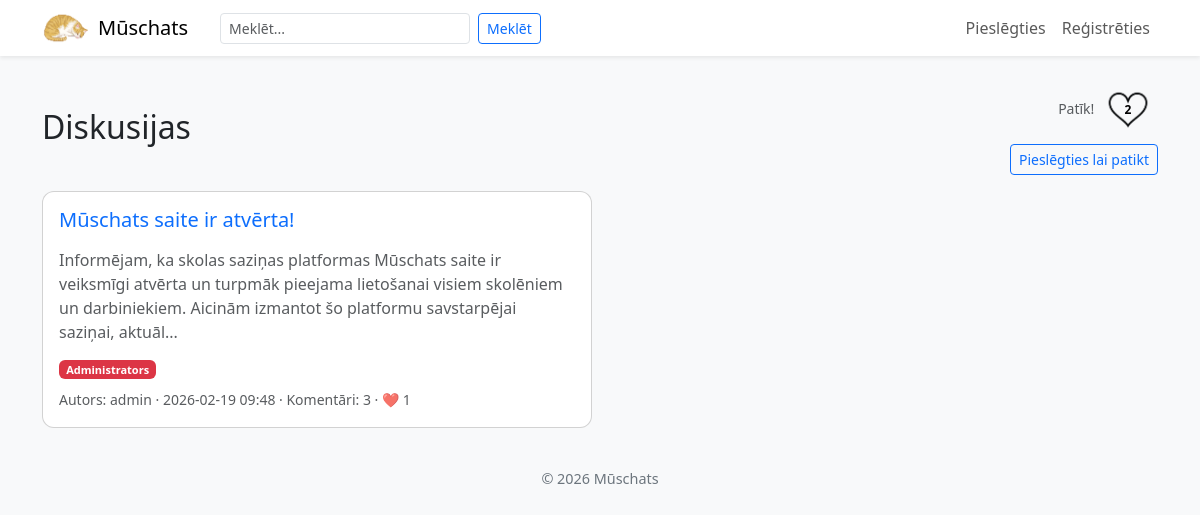
The page / on the database its author committed.
### app.py (models this page shows)
class Diskusijas(db.Model):
    __tablename__ = 'Diskusijas'
    id = db.Column(db.Integer, primary_key=True)
    virsraksts = db.Column(db.String(200), nullable=False)
    saturs = db.Column(db.Text, nullable=False)
    lietotaja_id = db.Column(db.Integer, db.ForeignKey('Lietotaji.id'), nullable=False)
    datums = db.Column(db.DateTime, default=datetime.utcnow)
    ir_redigets = db.Column(db.Boolean, default=False)
    redigets_datums = db.Column(db.DateTime, nullable=True)
    ir_piefikseta = db.Column(db.Boolean, default=False)
    ir_slegta = db.Column(db.Boolean, default=False)
    komentari = db.relationship('Komentari', backref='diskusija', lazy=True, cascade='all, delete-orphan')
    lietotajs = db.relationship('Lietotaji', backref='diskusijas')
    patikumi = db.relationship('DiskusijaPatikumi', backref='diskusija', lazy=True, cascade='all, delete-orphan')

class Lietotaji(db.Model):
    __tablename__ = 'Lietotaji'
    id = db.Column(db.Integer, primary_key=True)
    lietotajvards = db.Column(db.String(80), unique=True, nullable=False)
    parole = db.Column(db.String(255), nullable=False)
    vards = db.Column(db.String(80), nullable=False)
    uzvards = db.Column(db.String(80), nullable=False)
    loma = db.Column(db.String(80), nullable=False)
    konta_bilde = db.Column(db.String(255), nullable=True)
    bio = db.Column(db.Text, nullable=True)
    epasts = db.Column(db.String(120), nullable=False, unique=True)
    ir_apstiprinats = db.Column(db.Boolean, default=True)
    reputacija = db.Column(db.Integer, default=0)

### app.py (the view)
@app.route("/")
def index():
    patikums = get_patikumi()
    diskusijas = Diskusijas.query.order_by(
        Diskusijas.ir_piefikseta.desc(),
        Diskusijas.datums.desc()
    ).all()
    notikumi = Notikumi.query.filter(
        Notikumi.datums >= datetime.utcnow()
    ).order_by(Notikumi.datums.asc()).limit(5).all()
    return render_template(
        "index.html",
        diskusijas=diskusijas,
        patikumi=patikums.skaits,
        ir_piesledzis='lietotajvards' in session,
        Notikumi=notikumi
    )

### app.py (called while the page is built)
def get_patikumi():
    patikums = Patikumi.query.first()
    if not patikums:
        patikums = Patikumi(skaits=0)
        db.session.add(patikums)
        db.session.commit()
    count = Patikumi_lietotajs.query.count()
    if patikums.skaits != count:
        patikums.skaits = count
        db.session.commit()
    return patikums

@app.context_processor
def inject_common():
    return {
        'ir_piesledzis': 'lietotajvards' in session,
        'current_year': datetime.utcnow().year
    }

### templates/index.html (shortened to what this page needs)
{% extends "layout.html" %}
{% block content %}
<div class="d-flex justify-content-between align-items-center mb-3">
    <h2 class="mb-0">Diskusijas</h2>
    <div class="text-end">
        <div class="small text-muted">
            <a href="{{ url_for('patikt') }}" class="text-decoration-none text-muted" style="cursor: pointer;">Patīk!
                <div style="position: relative; display: inline-block; width: 60px; height: 60px;">
                    <img src="{{ url_for('static', filename='sirds.png') }}" alt="" style="width: 100%; height: 100%;">
                    <strong style="position: absolute; top: 50%; left: 50%; transform: translate(-50%, -50%); color: rgb(0, 0, 0); font-size: 12px; font-weight: bold;">{{ patikumi }}</strong>
                </div>
            </a>
        </div>
        {% if not ir_piesledzis %}
            <a href="{{ url_for('login') }}" class="btn btn-sm btn-outline-primary mt-1">Pieslēgties lai patikt</a>
        {% endif %}
    </div>
</div>
{% if diskusijas %}
    <div class="row g-3">
        {% for d in diskusijas %}
            <div class="col-12 col-md-6">
                <div class="card h-100">
                    <div class="card-body d-flex flex-column">
                        <div class="d-flex justify-content-between align-items-start mb-2">
                            <h5 class="card-title flex-grow-1"><a href="{{ url_for('diskusija', diskusijas_id=d.id) }}" class="stretched-link text-decoration-none">{{ d.virsraksts }}</a></h5>
                        </div>
                        <p class="card-text text-muted mb-3">{{ d.saturs[:200] }}{% if d.saturs|length > 200 %}...{% endif %}</p>
                        <div class="mt-auto">
                            <div class="d-flex align-items-center mb-2">
                                {% if d.lietotajs.loma == 'Administrators' %}
                                    <span class="badge bg-danger" style="font-size: 11px;">Administrators</span>
                                {% endif %}
                            </div>
                            <small class="text-muted">Autors: {{ d.lietotajs.lietotajvards }} · {{ d.datums.strftime('%Y-%m-%d %H:%M') }} · Komentāri: {{ d.komentari|length }} · ❤️ {{ d.patikumi|length }}</small>
                        </div>
                    </div>
                </div>
            </div>
        {% endfor %}
    </div>
{% else %}
    <p class="text-muted">Nav nevienas diskusijas.</p>
{% endif %}
{% endblock %}

### templates/layout.html (style rules this page uses)
body { background: #f8f9fa; }
.card { border-radius: .75rem; }

### rows shown on the page
Diskusijas: virsraksts "Mūschats saite ir atvērta!", saturs "Informējam, ka skolas saziņas platformas Mūschats saite ir veiksmīgi atvērta un turpmāk pieejama lietošanai visiem skolēniem un darbiniekiem. Aicinām izmantot šo platformu savstarpējai saziņai, aktuāl", lietotajs.lietotajvards "admin", datums "2026-02-19 09:48", komentari|length "3", patikumi|length "1"

### other values the page prints
{{ patikumi }} "2"
